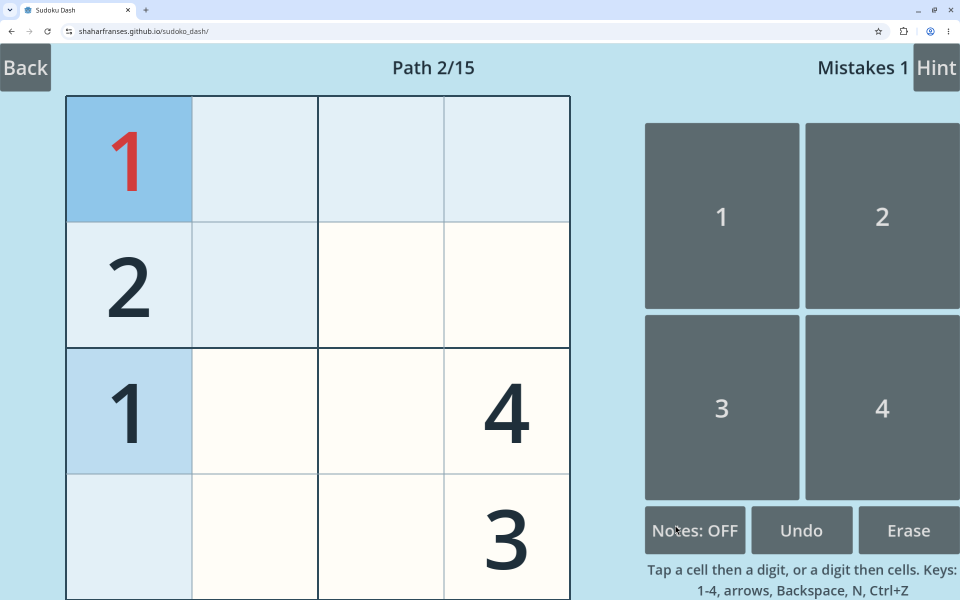
#> input picture qa/results/bug_mistakes/path_4x4_1_wrong.png, 1920 x 1200 px (shown at 1/2 size)
$ python -i live_check.py   (imports and definitions only)
#> lines starting #> are read from the running program, lines starting #| are printed output that depends on the picture
#!/usr/bin/env python3
"""Live check of the deployed Sudoku Dash (release build: no SD_DEBUG/SD_QA hooks).
Reuses the raw-CDP Chrome driver from qa/mobile_qa.py (fresh profile, real Chrome, touch-only on mobile).
Without hooks, state is read from screenshots: button rectangles by colour, labels/text by tesseract OCR.
Usage: /tmp/qav/bin/python qa/live_check.py mobile|desktop [url]"""
import json, os, re, subprocess, sys, tempfile, time
sys.path.insert(0, os.path.dirname(os.path.abspath(__file__)))
from mobile_qa import CDP, metrics_ok, on_screen
from PIL import Image, ImageOps

URL = sys.argv[2] if len(sys.argv) > 2 else "https://shaharfranses.github.io/sudoko_dash/"
OUT = os.path.join(os.path.dirname(os.path.abspath(__file__)), "results", "live_b5479ff")
# [1 line not run here, left out]


def ocr(img, psm=6, wl=None):
    with tempfile.NamedTemporaryFile(suffix=".png", delete=False) as f: img.save(f.name)
    a = ["tesseract", f.name, "-", "--psm", str(psm)] + (["-c", f"tessedit_char_whitelist={wl}"] if wl else [])
    r = subprocess.run(a, capture_output=True, text=True).stdout.strip(); os.unlink(f.name); return r


def ink(crop, light_text):   # -> black text on white for OCR
    g = ImageOps.grayscale(crop)
    return g.point(lambda v: 0 if (v > 200 if light_text else v < 110) else 255)


# [25 lines left out: function buttons, not called in this run]


def find(bs, pat):
    return next((b for b in bs if re.search(pat, b["label"], re.I)), None)


# [78 lines left out: functions board_box, _glyph, read_board, solve, cell_colour, teach_cells, not called in this run]


def tokens_coins(text):
    t = re.search(r"Tokens:?\s*(\d+)", text); c = re.search(r"Coins:?\s*(\d+)", text)
    return (int(t.group(1)) if t else None, int(c.group(1)) if c else None)


# [113 lines left out: function run, not called in this run]


# [2 lines not run here, left out]

>>> import cv2
>>> picture = cv2.imread('results/bug_mistakes/path_4x4_1_wrong.png', cv2.IMREAD_GRAYSCALE)
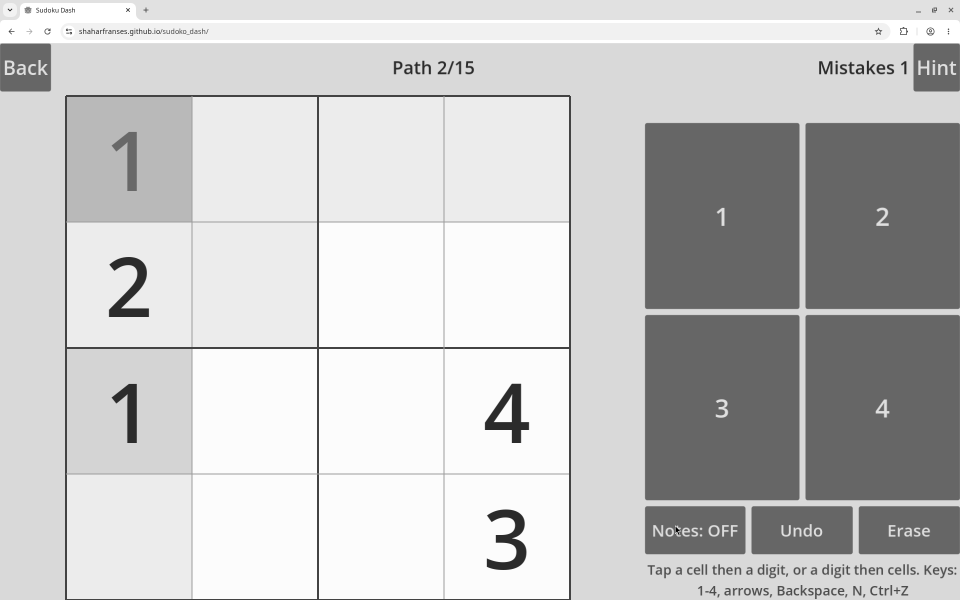
#> picture: shape (1200, 1920) (shown at 1/2 size); min 0, max 255, mean 197.9
>>> result = ocr(picture)
#> (the run stopped early here; a loop or call above may not have finished)

$ run again, on qa/results/run1/browser/BOOT-01_debug_harbour.png
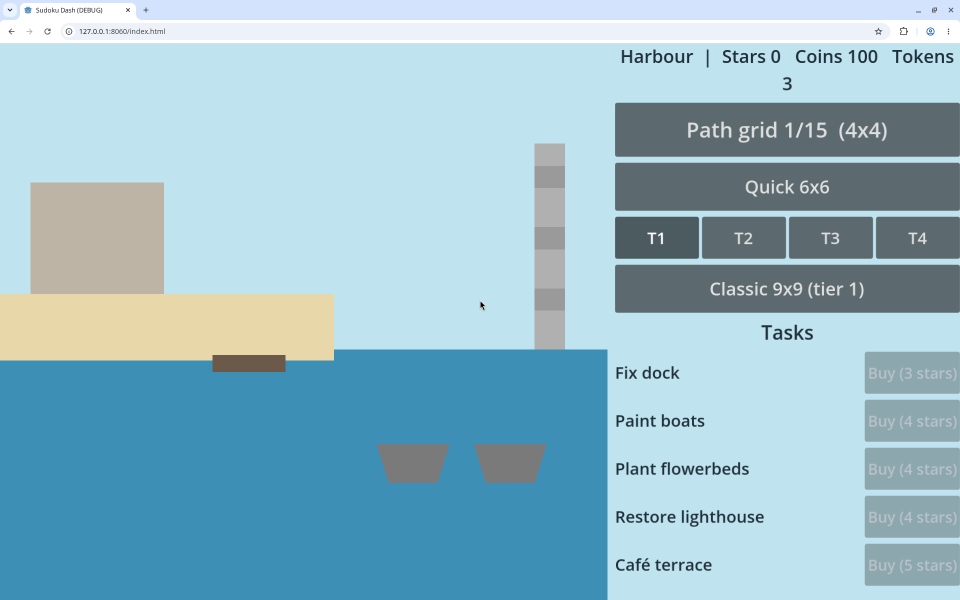
#> input picture qa/results/run1/browser/BOOT-01_debug_harbour.png, 1920 x 1200 px (shown at 1/2 size)
#> `picture = cv2.imread('results/bug_mistakes/path_4x4_1_wrong.png', cv2...`:
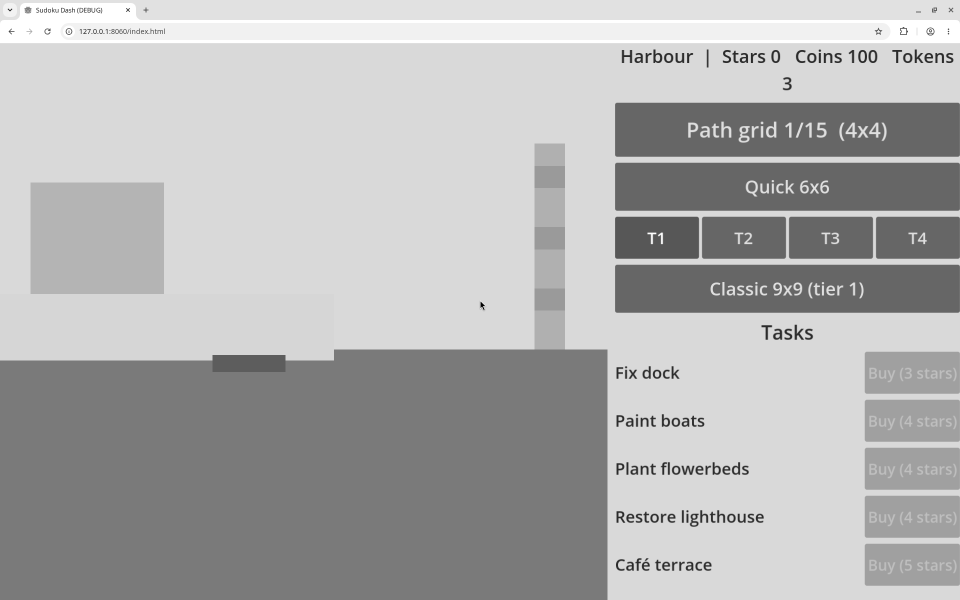
#> picture: shape (1200, 1920) (shown at 1/2 size); min 0, max 255, mean 176.4

$ run again, on qa/results/run1/browser/BOOT-01_debug_title.png
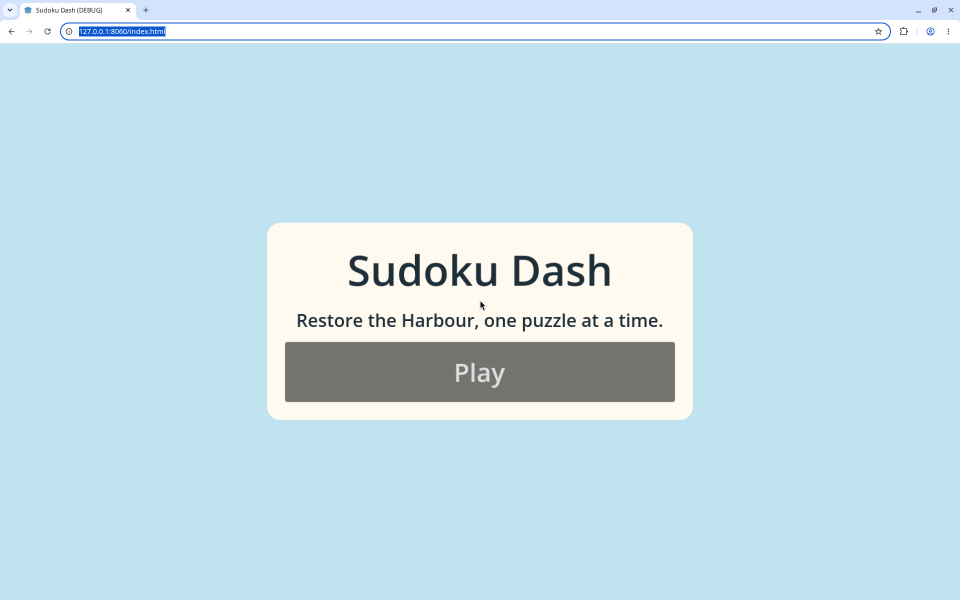
#> input picture qa/results/run1/browser/BOOT-01_debug_title.png, 1920 x 1200 px (shown at 1/2 size)
#> `picture = cv2.imread('results/bug_mistakes/path_4x4_1_wrong.png', cv2...`:
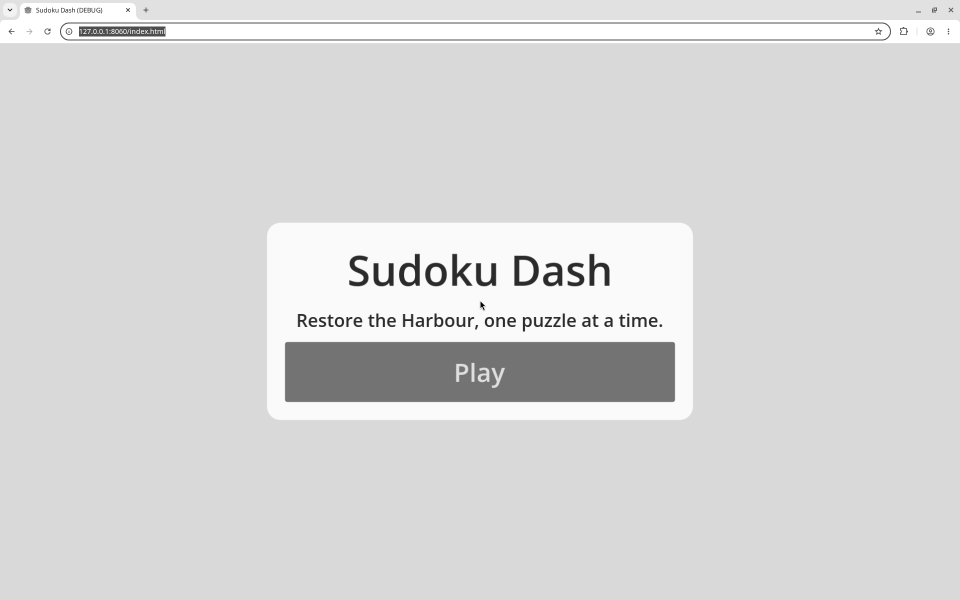
#> picture: shape (1200, 1920) (shown at 1/2 size); min 0, max 255, mean 215.8
